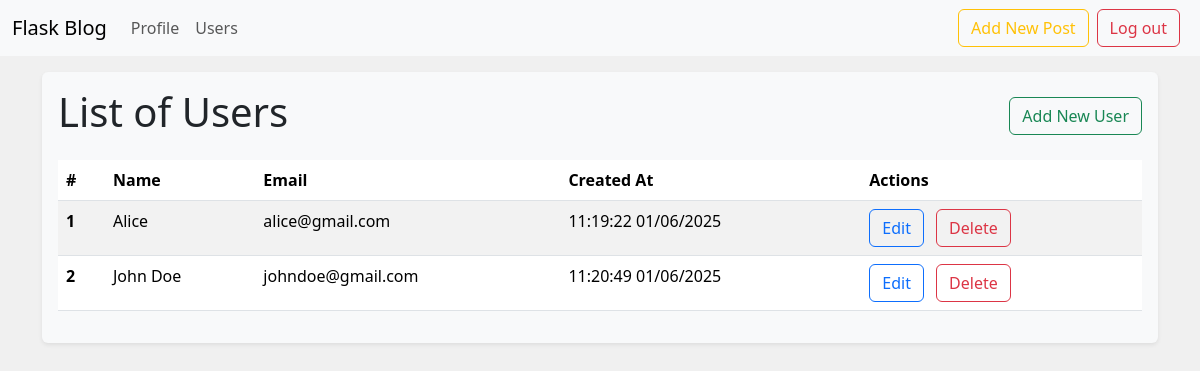
Screenshot of /users (signed in) with the database file from the repository.
### app/models.py (models this page shows, shortened)
class User(db.Model, UserMixin):
    id = db.Column(db.Integer, primary_key=True)
    name = db.Column(db.String(100), nullable=False)
    email = db.Column(db.String(100), nullable=False, unique=True)
    created_at = db.Column(db.DateTime, default=datetime.now)
    password = db.Column(db.String(128), nullable=False)
    posts = db.relationship('Post', backref='author', lazy=True)

### app/routes.py (the view)
@main.route("/users", methods=['GET'])
@login_required
def users():
    users = User.query.order_by(User.created_at)
    return render_template("users.html", users=users)

### app/__init__.py (called while the page is built)
def create_app():
    app = Flask(__name__)
    app.config['SECRET_KEY'] = "secret-key"
    app.config['SQLALCHEMY_DATABASE_URI'] = "sqlite:///database.db"
    db.init_app(app)
    login_manager = LoginManager()
    login_manager.init_app(app)
    login_manager.login_view = "login"
    from .models import User
    @login_manager.user_loader
    def load_user(user_id):
        return User.query.get(int(user_id))
    from .routes import main
    app.register_blueprint(main)
    return app

### app/templates/users.html (shortened to what this page needs)
{% extends "base.html" %} {% block content %}
<div class="shadow-sm p-3 mb-5 bg-body-tertiary rounded">
  <div class="d-flex justify-content-between align-items-center mb-3">
    <h1>List of Users</h1>
    <a href="{{ url_for('main.add_user') }}" class="btn btn-outline-success"
      >Add New User</a
    >
  </div>
  <table class="table table-striped table-hover">
    <thead>
      <tr>
        <th scope="col">#</th>
        <th scope="col">Name</th>
        <th scope="col">Email</th>
        <th scope="col">Created At</th>
        <th scope="col">Actions</th>
      </tr>
    </thead>
    <tbody>
      {% for user in users %}
      <tr>
        <th scope="row">{{ user.id }}</th>
        <td>{{ user.name }}</td>
        <td>{{ user.email }}</td>
        <td>{{ user.created_at.strftime('%H:%M:%S %d/%m/%Y') }}</td>
        <td>
          <a
            href="{{ url_for('main.update_user', id=user.id) }}"
            class="btn btn-outline-primary me-2"
            role="button"
            >Edit</a
          >
          <a
            href="{{ url_for('main.delete_user', id=user.id) }}"
            class="btn btn-outline-danger"
            role="button"
            >Delete</a
          >
        </td>
      </tr>
      {% endfor %}
    </tbody>
  </table>
</div>
{% endblock %}

### app/static/css/style.css (style rules this page uses)
body { background-color: #f0f0f0; }

### rows the page displays
User: id "1", name "Alice", email "alice@gmail.com", created_at "11:19:22 01/06/2025"
User: id "2", name "John Doe", email "johndoe@gmail.com", created_at "11:20:49 01/06/2025"
